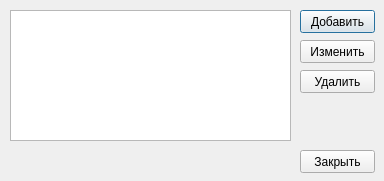
<?xml version="1.0" encoding="UTF-8"?>
<ui version="4.0">
 <class>SettingsCities</class>
 <widget class="QDialog" name="SettingsCities">
  <property name="geometry">
   <rect>
    <x>0</x>
    <y>0</y>
    <width>384</width>
    <height>181</height>
   </rect>
  </property>
  <property name="windowTitle">
   <string>Настройки - Города</string>
  </property>
  <widget class="QTableView" name="tableView">
   <property name="enabled">
    <bool>true</bool>
   </property>
   <property name="geometry">
    <rect>
     <x>10</x>
     <y>10</y>
     <width>281</width>
     <height>131</height>
    </rect>
   </property>
   <property name="editTriggers">
    <set>QAbstractItemView::NoEditTriggers</set>
   </property>
   <property name="alternatingRowColors">
    <bool>true</bool>
   </property>
   <property name="selectionMode">
    <enum>QAbstractItemView::SingleSelection</enum>
   </property>
   <property name="selectionBehavior">
    <enum>QAbstractItemView::SelectRows</enum>
   </property>
   <attribute name="horizontalHeaderStretchLastSection">
    <bool>true</bool>
   </attribute>
   <attribute name="verticalHeaderVisible">
    <bool>false</bool>
   </attribute>
  </widget>
  <widget class="QPushButton" name="btnAdd">
   <property name="geometry">
    <rect>
     <x>300</x>
     <y>10</y>
     <width>75</width>
     <height>23</height>
    </rect>
   </property>
   <property name="text">
    <string>Добавить</string>
   </property>
  </widget>
  <widget class="QPushButton" name="btnEdit">
   <property name="geometry">
    <rect>
     <x>300</x>
     <y>40</y>
     <width>75</width>
     <height>23</height>
    </rect>
   </property>
   <property name="text">
    <string>Изменить</string>
   </property>
  </widget>
  <widget class="QPushButton" name="btnDelete">
   <property name="geometry">
    <rect>
     <x>300</x>
     <y>70</y>
     <width>75</width>
     <height>23</height>
    </rect>
   </property>
   <property name="text">
    <string>Удалить</string>
   </property>
  </widget>
  <widget class="QPushButton" name="btnClose">
   <property name="geometry">
    <rect>
     <x>300</x>
     <y>150</y>
     <width>75</width>
     <height>23</height>
    </rect>
   </property>
   <property name="text">
    <string>Закрыть</string>
   </property>
  </widget>
 </widget>
 <layoutdefault spacing="6" margin="11"/>
 <resources/>
 <connections>
  <connection>
   <sender>btnClose</sender>
   <signal>clicked()</signal>
   <receiver>SettingsCities</receiver>
   <slot>close()</slot>
   <hints>
    <hint type="sourcelabel">
     <x>337</x>
     <y>161</y>
    </hint>
    <hint type="destinationlabel">
     <x>191</x>
     <y>90</y>
    </hint>
   </hints>
  </connection>
  <connection>
   <sender>btnAdd</sender>
   <signal>clicked()</signal>
   <receiver>SettingsCities</receiver>
   <slot>onBtnAddClick()</slot>
   <hints>
    <hint type="sourcelabel">
     <x>337</x>
     <y>21</y>
    </hint>
    <hint type="destinationlabel">
     <x>191</x>
     <y>90</y>
    </hint>
   </hints>
  </connection>
  <connection>
   <sender>btnDelete</sender>
   <signal>clicked()</signal>
   <receiver>SettingsCities</receiver>
   <slot>onBtnDelClick()</slot>
   <hints>
    <hint type="sourcelabel">
     <x>337</x>
     <y>81</y>
    </hint>
    <hint type="destinationlabel">
     <x>191</x>
     <y>90</y>
    </hint>
   </hints>
  </connection>
  <connection>
   <sender>btnEdit</sender>
   <signal>clicked()</signal>
   <receiver>SettingsCities</receiver>
   <slot>onBtnEditClick()</slot>
   <hints>
    <hint type="sourcelabel">
     <x>337</x>
     <y>51</y>
    </hint>
    <hint type="destinationlabel">
     <x>191</x>
     <y>90</y>
    </hint>
   </hints>
  </connection>
 </connections>
 <slots>
  <slot>onBtnAddClick()</slot>
  <slot>onBtnDelClick()</slot>
  <slot>onBtnEditClick()</slot>
 </slots>
</ui>
